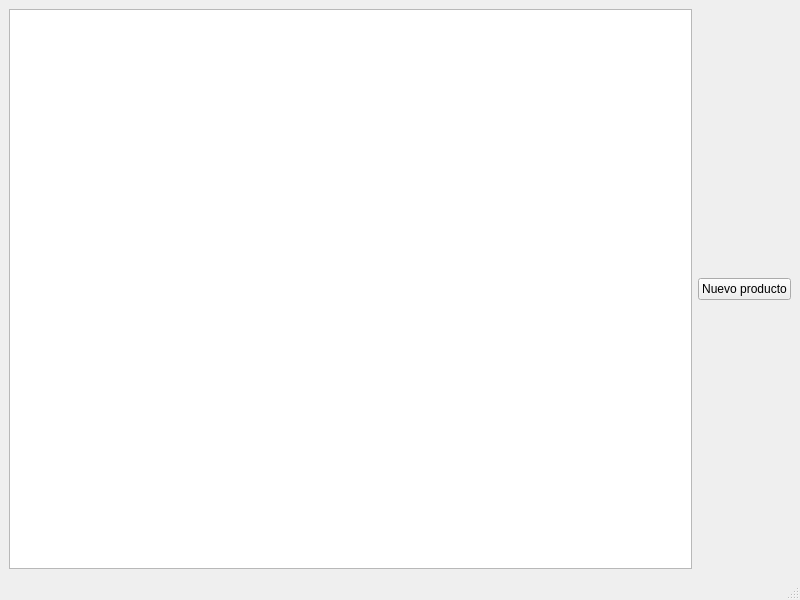
<?xml version="1.0" encoding="UTF-8"?>
<ui version="4.0">
 <class>productosSeguidosMainWindow</class>
 <widget class="QMainWindow" name="productosSeguidosMainWindow">
  <property name="geometry">
   <rect>
    <x>0</x>
    <y>0</y>
    <width>800</width>
    <height>600</height>
   </rect>
  </property>
  <property name="windowTitle">
   <string>Productos seguidos</string>
  </property>
  <widget class="QWidget" name="centralwidget">
   <layout class="QGridLayout" name="gridLayout">
    <item row="0" column="0">
     <widget class="QTableWidget" name="productosSeguidosTableWidget">
      <property name="editTriggers">
       <set>QAbstractItemView::NoEditTriggers</set>
      </property>
      <property name="tabKeyNavigation">
       <bool>false</bool>
      </property>
      <property name="showDropIndicator" stdset="0">
       <bool>false</bool>
      </property>
      <property name="dragDropOverwriteMode">
       <bool>false</bool>
      </property>
      <property name="selectionMode">
       <enum>QAbstractItemView::SingleSelection</enum>
      </property>
      <attribute name="horizontalHeaderVisible">
       <bool>true</bool>
      </attribute>
      <attribute name="verticalHeaderVisible">
       <bool>false</bool>
      </attribute>
     </widget>
    </item>
    <item row="0" column="1">
     <widget class="QPushButton" name="nuevoPushButton">
      <property name="text">
       <string>Nuevo producto</string>
      </property>
     </widget>
    </item>
   </layout>
  </widget>
  <widget class="QMenuBar" name="menubar">
   <property name="geometry">
    <rect>
     <x>0</x>
     <y>0</y>
     <width>800</width>
     <height>35</height>
    </rect>
   </property>
  </widget>
  <widget class="QStatusBar" name="statusbar"/>
 </widget>
 <resources/>
 <connections/>
</ui>
